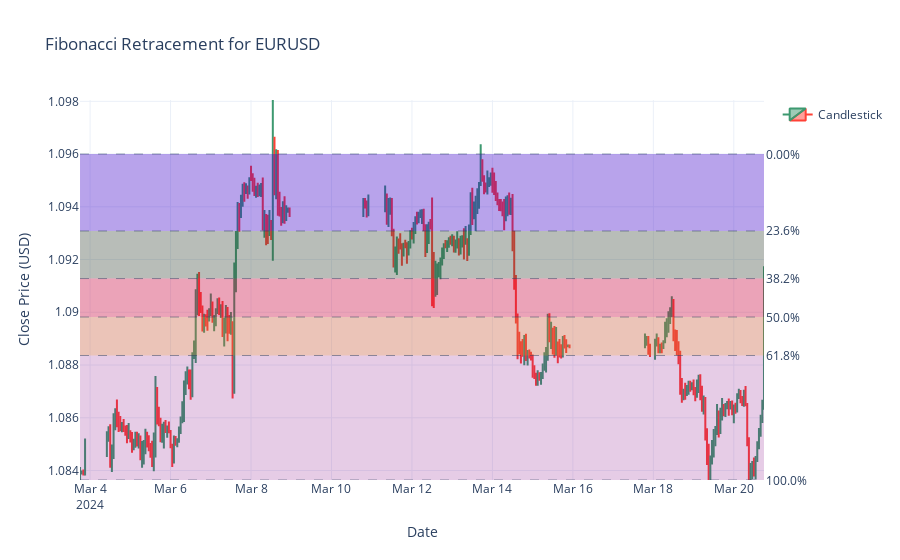

This figure's notebook cell:
### Code cell
def fib_retrace(ticker):
    symbol = client.get_symbol(ticker)
    data = client.get_market_history(symbol=symbol.id, resolution=Resolution.H1)
    
    # Create a DataFrame from the retrieved data
    df = pd.DataFrame([bar.model_dump() for bar in data])
    df.set_index('time', inplace=True)
    
    # Fibonacci constants
    max_value = df['close'].max()
    min_value = df['close'].min()
    difference = max_value - min_value
    
    # Set Fibonacci levels
    levels = {
        '0.00%': max_value,
        '23.6%': max_value - difference * 0.236,
        '38.2%': max_value - difference * 0.382,
        '50.0%': max_value - difference * 0.5,
        '61.8%': max_value - difference * 0.618,
        '100.0%': min_value
    }
    
    # Print levels
    print('Percentage level\t Price')
    for level, price in levels.items():
        print(f'{level}\t\t {round(price, 3)}')
    
    # Create the plotly figure
    fig = go.Figure()

    # Add candlestick chart
    fig.add_trace(go.Candlestick(
        x=df.index,
        open=df['open'],
        high=df['high'],
        low=df['low'],
        close=df['close'],
        name='Candlestick'
    ))

    # Add Fibonacci levels
    for level, price in levels.items():
        fig.add_hline(y=price, line=dict(dash='dash', width=0.5), annotation_text=level, annotation_position="right")

    # Add filled sections
    colors = ['rgba(128, 0, 128, 0.2)', 'rgba(0, 0, 255, 0.2)', 'rgba(0, 128, 0, 0.2)', 'rgba(255, 0, 0, 0.2)', 'rgba(255, 165, 0, 0.2)']
    level_values = list(levels.values())
    
    for i in range(len(level_values) - 1):
        fig.add_trace(go.Scatter(
            x=df.index,
            y=[level_values[i]] * len(df.index),
            fill='tonexty',
            fillcolor=colors[i],
            mode='lines',
            line=dict(width=0),
            showlegend=False
        ))

    # Update layout
    fig.update_layout(
        title=f'Fibonacci Retracement for {ticker}',
        xaxis_title='Date',
        yaxis_title='Close Price (USD)',
        xaxis_rangeslider_visible=False,
        template='plotly_white',
        yaxis=dict(
            range=[min_value, df['high'].max()]
        )
    )

    # Show plot
    fig.show()

# Example usage
fib_retrace('EURUSD')  # Replace with the desired ticker symbol

### Figure 1 — Plotly figure (JSON) as saved in the notebook; plotly's stock layout.template omitted (floating-point values rounded to 4 significant figures; data arrays with more than 128 entries replaced by an {"elided": "..."} marker saying what was removed)
{"data": [{"close": {"elided": "300 float values"}, "high": {"elided": "300 float values"}, "low": {"elided": "300 float values"}, "name": "Candlestick", "open": {"elided": "300 float values"}, "type": "candlestick", "x": {"elided": "300 str values"}}, {"fill": "tonexty", "fillcolor": "rgba(128, 0, 128, 0.2)", "line": {"width": 0}, "mode": "lines", "showlegend": false, "type": "scatter", "x": {"elided": "300 str values"}, "y": {"elided": "300 float values"}}, {"fill": "tonexty", "fillcolor": "rgba(0, 0, 255, 0.2)", "line": {"width": 0}, "mode": "lines", "showlegend": false, "type": "scatter", "x": {"elided": "300 str values"}, "y": {"elided": "300 float values"}}, {"fill": "tonexty", "fillcolor": "rgba(0, 128, 0, 0.2)", "line": {"width": 0}, "mode": "lines", "showlegend": false, "type": "scatter", "x": {"elided": "300 str values"}, "y": {"elided": "300 float values"}}, {"fill": "tonexty", "fillcolor": "rgba(255, 0, 0, 0.2)", "line": {"width": 0}, "mode": "lines", "showlegend": false, "type": "scatter", "x": {"elided": "300 str values"}, "y": {"elided": "300 float values"}}, {"fill": "tonexty", "fillcolor": "rgba(255, 165, 0, 0.2)", "line": {"width": 0}, "mode": "lines", "showlegend": false, "type": "scatter", "x": {"elided": "300 str values"}, "y": {"elided": "300 float values"}}], "layout": {"annotations": [{"showarrow": false, "text": "0.00%", "x": 1, "xanchor": "left", "xref": "x domain", "y": 1.096, "yanchor": "middle", "yref": "y"}, {"showarrow": false, "text": "23.6%", "x": 1, "xanchor": "left", "xref": "x domain", "y": 1.093, "yanchor": "middle", "yref": "y"}, {"showarrow": false, "text": "38.2%", "x": 1, "xanchor": "left", "xref": "x domain", "y": 1.091, "yanchor": "middle", "yref": "y"}, {"showarrow": false, "text": "50.0%", "x": 1, "xanchor": "left", "xref": "x domain", "y": 1.09, "yanchor": "middle", "yref": "y"}, {"showarrow": false, "text": "61.8%", "x": 1, "xanchor": "left", "xref": "x domain", "y": 1.088, "yanchor": "middle", "yref": "y"}, {"showarrow": false, "text": "100.0%", "x": 1, "xanchor": "left", "xref": "x domain", "y": 1.084, "yanchor": "middle", "yref": "y"}], "shapes": [{"line": {"dash": "dash", "width": 0.5}, "type": "line", "x0": 0, "x1": 1, "xref": "x domain", "y0": 1.096, "y1": 1.096, "yref": "y"}, {"line": {"dash": "dash", "width": 0.5}, "type": "line", "x0": 0, "x1": 1, "xref": "x domain", "y0": 1.093, "y1": 1.093, "yref": "y"}, {"line": {"dash": "dash", "width": 0.5}, "type": "line", "x0": 0, "x1": 1, "xref": "x domain", "y0": 1.091, "y1": 1.091, "yref": "y"}, {"line": {"dash": "dash", "width": 0.5}, "type": "line", "x0": 0, "x1": 1, "xref": "x domain", "y0": 1.09, "y1": 1.09, "yref": "y"}, {"line": {"dash": "dash", "width": 0.5}, "type": "line", "x0": 0, "x1": 1, "xref": "x domain", "y0": 1.088, "y1": 1.088, "yref": "y"}, {"line": {"dash": "dash", "width": 0.5}, "type": "line", "x0": 0, "x1": 1, "xref": "x domain", "y0": 1.084, "y1": 1.084, "yref": "y"}], "title": {"text": "Fibonacci Retracement for EURUSD"}, "xaxis": {"rangeslider": {"visible": false}, "title": {"text": "Date"}}, "yaxis": {"range": [1.084, 1.098], "title": {"text": "Close Price (USD)"}}}}
